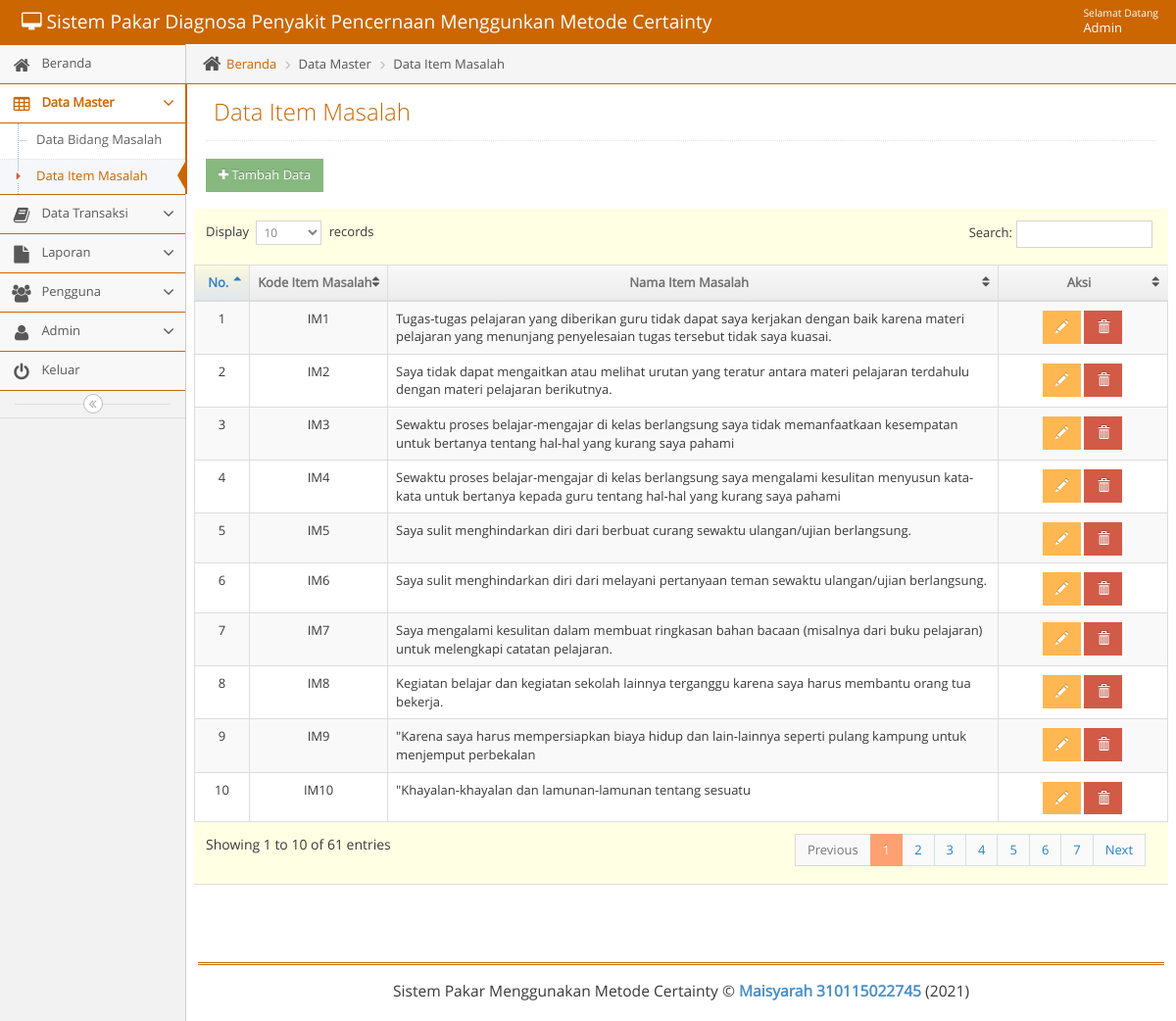
Screenshot of /admin/adminmainapp.php?unit=gejala_unit&act=datagrid (signed in) with the database file from the repository.
### tables this page shows
CREATE TABLE `t_item_masalah` (
  `id_item_masalah` int(11) NOT NULL,
  `kode_item_masalah` varchar(5) NOT NULL,
  `nama_item_masalah` varchar(500) NOT NULL
);

### admin/unit/gejala_unit.php (the view, shortened to what this page needs)
<?php
$act = $_GET['act'];
switch($act){
    case "datagrid":
        ?>
<?php
include("../admin/leftbar.php");
?>
<div class="main-content">
    <div class="main-content-inner">
	<div class="breadcrumbs ace-save-state" id="breadcrumbs">
            <ul class="breadcrumb">
                <li>
                    <i class="ace-icon fa fa-home home-icon"></i>
                    <a href="adminmainapp.php?unit=dashboard">Beranda</a>
                </li>
                <li>Data Master</li>
		<li>Data Item Masalah</li>
            </ul>
	</div>
        <div class="page-content">
            <div class="page-header">
                <h1>Data Item Masalah
                </h1>
            </div>
                <h1>
                    <a href="?unit=gejala_unit&act=input">
                        <button class="btn btn-sm btn-success"><i class="fa fa-plus"></i> Tambah Data</button>
                    </a>
                </h1>
            <div class="row">
                <div class="col-xs-12">
                    <div class="row">
                        <div class="box box-primary">
                            <div class="box-body table-responsive padding">
                              <table id="datatable" class="table table-striped table-bordered table-hover">
                                <thead>
                                    <tr>
                                        <th style="text-align: center; width: 7%">No.</th>
                                        <th style="text-align: center; width: 15%">Kode Item Masalah</th>
                                        <th style="text-align: center; width: 60%">Nama Item Masalah</th>
                                        <th style="text-align: center; width: 18%">Aksi</th>
                                    </tr>
                                </thead>
                                <tbody>
                                    <?php $no=1;
                                    $qdatagrid =" SELECT * FROM t_item_masalah ";
                                    $rdatagrid = mysqli_query($mysqli, $qdatagrid);
                                    while($ddatagrid=mysqli_fetch_assoc($rdatagrid)) {
                                        echo "
                                        <tr>
                                             <td style= text-align:center>$no</td>
                                             <td style= text-align:center >$ddatagrid[kode_item_masalah]</td>
                                             <td style= text-align:left >$ddatagrid[nama_item_masalah]</td>
                                             <td style=text-align:center>
                                                 <a href=?unit=gejala_unit&act=update&kode_item_masalah=$ddatagrid[kode_item_masalah] class='btn btn-sm btn-warning glyphicon glyphicon-pencil' ></a>
                                                 <a href=?unit=gejala_unit&act=delete&kode_item_masalah=$ddatagrid[kode_item_masalah] class='btn btn-sm btn-danger glyphicon glyphicon-trash' onclick='return confirm(\"Yakin Akan Menghapus Data?\")'></a>
                                             </td>
                                        </tr>
                                        ";
                                        $no++;
                                     }
                                     ?>
                                </tbody>
                                </table>
                            </div>
                        </div>
                    </div>
                </div>
            </div>
        </div>
    </div>
</div>
<?php
include("../admin/footer.php");
?>
	</body>
</html>
 <?php
        break;
            ?>
 <?php
}

### admin/navbar.php (shortened to what this page needs)
<body class="no-skin">
        <?php
        require_once '../lib/koneksi.php';
        if ($_SESSION['status'] == 'Admin') {
          $qupdate = "SELECT * FROM  t_admin WHERE nama_pengguna = '".$_SESSION['nm_pengguna']."'";
         $rupdate = mysqli_query($mysqli, $qupdate);
         $dupdate = mysqli_fetch_assoc($rupdate);
        }
        else {
          $qupdate = "SELECT * FROM  t_user WHERE nama_pengguna = '".$_SESSION['nm_pengguna']."'";
          $rupdate = mysqli_query($mysqli, $qupdate);
          $dupdate = mysqli_fetch_assoc($rupdate);
        }
        ?>
        <div id="navbar" class="navbar navbar-default ace-save-state">
            <div class="navbar-container ace-save-state" id="navbar-container">
            <div class="navbar-header pull-left">
                <a href="adminmainapp.php?unit=dashboard" class="navbar-brand"><small><i class="fa fa-desktop"></i> Sistem Pakar Diagnosa Penyakit Pencernaan Menggunkan Metode Certainty </small></a>
            </div>
            <div class="navbar-buttons navbar-header pull-right" role="navigation">
              <ul class="nav ace-nav">
                <li class="light-blue dropdown-modal">
                  <a data-toggle="dropdown" href="#" class="dropdown-toggle">
                    <span class="user-info"><small>Selamat Datang</small>  <?php echo ucwords($dupdate['nama']); ?></span>
                  </a>
                </li>
              </ul>
            </div>
        </div>
    </div>

### css/tentang/style.css (style rules this page uses)
html { font-family:sans-serif; -ms-text-size-adjust:100%; -webkit-text-size-adjust:100% }
body { margin:0 }
a { background-color:transparent }
h1 { font-size:2em; margin:.67em 0 }
small { font-size:80% }
button,input,optgroup,select,textarea { color:inherit; font:inherit; margin:0 }
button { overflow:visible }
button,select { text-transform:none }
button,html input[type=button],input[type=reset],input[type=submit] { -webkit-appearance:button; cursor:pointer }
table { border-collapse:collapse; border-spacing:0 }
td,th { padding:0 }
.border-box,article,body,code,dd,div,dl,dt,fieldset,footer,form,header,html,input[type=email],input[type=password],input[type=tel],input[type=text],input[type=url],li,main,ol,p,pre,section,textarea,ul { box-sizing:border-box }

### rows the page displays
t_item_masalah: kode_item_masalah "IM1", nama_item_masalah "Tugas-tugas pelajaran yang diberikan guru tidak dapat saya kerjakan dengan baik karena materi pelajaran yang menunjang penyelesaian tugas tersebut tidak saya kuasai."
t_item_masalah: kode_item_masalah "IM2", nama_item_masalah "Saya tidak dapat mengaitkan atau melihat urutan yang teratur antara materi pelajaran terdahulu dengan materi pelajaran berikutnya."
t_item_masalah: kode_item_masalah "IM3", nama_item_masalah "Sewaktu proses belajar-mengajar di kelas berlangsung saya tidak memanfaatkaan kesempatan untuk bertanya tentang hal-hal yang kurang saya pahami"
t_item_masalah: kode_item_masalah "IM4", nama_item_masalah "Sewaktu proses belajar-mengajar di kelas berlangsung saya mengalami kesulitan menyusun kata-kata untuk bertanya kepada guru tentang hal-hal yang kurang saya pahami"
t_item_masalah: kode_item_masalah "IM5", nama_item_masalah "Saya sulit menghindarkan diri dari berbuat curang sewaktu ulangan/ujian berlangsung."
t_item_masalah: kode_item_masalah "IM6", nama_item_masalah "Saya sulit menghindarkan diri dari melayani pertanyaan teman sewaktu ulangan/ujian berlangsung."
t_item_masalah: kode_item_masalah "IM7", nama_item_masalah "Saya mengalami kesulitan dalam membuat ringkasan bahan bacaan (misalnya dari buku pelajaran) untuk melengkapi catatan pelajaran."
t_item_masalah: kode_item_masalah "IM8", nama_item_masalah "Kegiatan belajar dan kegiatan sekolah lainnya terganggu karena saya harus membantu orang tua bekerja."
t_item_masalah: kode_item_masalah "IM9", nama_item_masalah "\"Karena saya harus mempersiapkan biaya hidup dan lain-lainnya seperti pulang kampung untuk menjemput perbekalan"
t_item_masalah: kode_item_masalah "IM10", nama_item_masalah "\"Khayalan-khayalan dan lamunan-lamunan tentang sesuatu"

### other values shown
$dupdate['nama'] "Admin"
